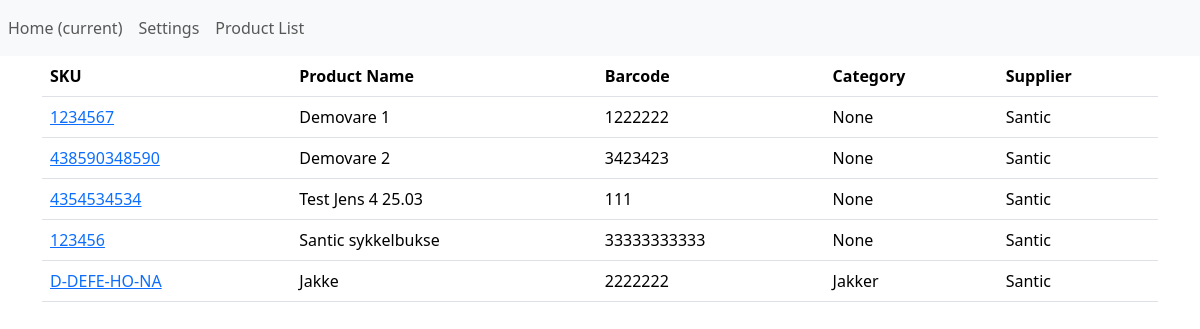
Page /product_list/ on the committed database.
### pimApp/models.py (models this page shows, shortened)
class Product(models.Model):
    sku = models.CharField(max_length=20 ,blank=False, null=False)
    product_name = models.CharField(max_length=50 ,blank=False, null=False)
    description = models.CharField(max_length=200 ,blank=False, null=False)
    product_image = models.ImageField(upload_to='product_images/', null=True, blank=True)
    manufacturer = models.CharField(max_length=20 ,blank=False, null=False)
    weight = models.IntegerField(blank=True, null=False)
    length = models.IntegerField(blank=True, null=True)
    width = models.IntegerField(blank=True, null=True)
    barcode = models.IntegerField()
    collection_products = models.ManyToManyField(Collections)
    product_type = models.CharField(max_length=20 ,blank=False, null=True)
    unit_price = models.IntegerField(blank=True, null=False, default=0)
    status = models.CharField(max_length=20 ,blank=False, null=True)
    tags = models.CharField(max_length=255, blank=True, null=True)
    category = models.ForeignKey(Product_Category, on_delete=models.CASCADE, blank=True, null=True)

class Product_Category(models.Model):
    category_name = models.CharField(max_length=20 ,blank=False, null=False)
    category_description = models.CharField(max_length=20 ,blank=False, null=False)
    def __str__(self):
        return self.category_name

### pimApp/views.py (the view)
# urls.py: path('product_list/', views.product_list, name='product_list'),
def product_list(request):
    products = Product.objects.all()
    context = {
        'products': products
    }
    return render(request, 'product_list.html', context)

### pimApp/templates/product_list.html (shortened to what this page needs)
{% extends 'base.html' %}
{% block content %}
<div class="container">
<table class="table">
        <thead>
            <tr>
                <th scope="col">SKU</th>
                <th>Product Name</th>
                <th>Barcode</th>
                <th>Category</th>
                <th>Supplier</th>
            </tr>
        </thead>
        {% for i in products %}
            <tbody>
                <td><a href='{% url 'product_detail' i.id %}'>{{i.sku}}</td>
                <td>{{i.product_name}}</td>
                <td>{{i.barcode}}</td>
                <td>{{i.category}}</td>
                <td>{{i.manufacturer}}</td>
            </tbody>
        {% endfor %}
        </table>
    </div>
{% endblock %}

### rows in the picture
Product: sku "1234567", product_name "Demovare 1", barcode "1222222", category "None", manufacturer "Santic"
Product: sku "438590348590", product_name "Demovare 2", barcode "3423423", category "None", manufacturer "Santic"
Product: sku "4354534534", product_name "Test Jens 4 25.03", barcode "111", category "None", manufacturer "Santic"
Product: sku "123456", product_name "Santic sykkelbukse", barcode "33333333333", category "None", manufacturer "Santic"
Product: sku "D-DEFE-HO-NA", product_name "Jakke", barcode "2222222", category "Jakker", manufacturer "Santic"
